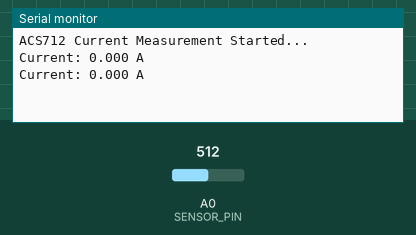
The sketch below on a simulated Arduino Uno, built with avr-gcc and run on an emulated ATmega328P. Shown: the last lines printed to the serial monitor. Inputs (shaded band) come from the test bench; at power-on: A0 (SENSOR_PIN) = 512.

Above: at 1.2 s.
1.3 s: A0 (SENSOR_PIN) set to 716
At 2.6 s:
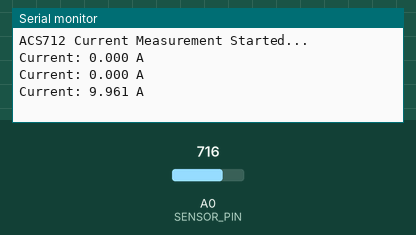
2.8 s: A0 (SENSOR_PIN) set to 900
At 4.2 s:
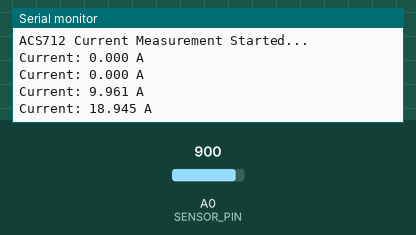
Timing chart, 0 to 5.8 s (numbered marks = the images above; inputs shaded):
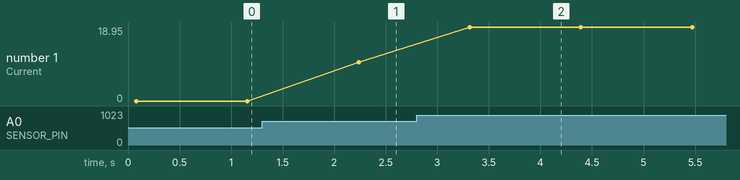

The sketch:

nodemcu_-_curreny_sensor__ACS712.ino
```cpp
#define SENSOR_PIN A0      // ACS712 OUT pin connected to NodeMCU A0
#define SAMPLES 200        // Number of samples for RMS calculation
#define VREF 3.3           // ADC reference voltage for NodeMCU
#define ADC_RES 1024.0     // 10-bit ADC (0–1023)

// Sensitivity (mV per Ampere) based on ACS712 version
// Change according to your module: 185 (5A), 100 (20A), 66 (30A)
#define SENSITIVITY 66.0

// Vcc/2 (zero current voltage) in volts
#define ZERO_CURRENT_VOLTAGE (VREF / 2.0)

void setup() {
  Serial.begin(9600);
  Serial.println("ACS712 Current Measurement Started...");
}

void loop() {
  float sum = 0;

  // Collect samples
  for (int i = 0; i < SAMPLES; i++) {
    int adcValue = analogRead(SENSOR_PIN);
    float voltage = (adcValue / ADC_RES) * VREF;
    float current = (voltage - ZERO_CURRENT_VOLTAGE) * 1000 / SENSITIVITY; // mA → A
    sum += sq(current);  // Square value
    delayMicroseconds(200); // Small delay for stable sampling
  }

  // Calculate RMS current
  float Irms = sqrt(sum / SAMPLES);

  Serial.print("Current: ");
  Serial.print(Irms, 3);
  Serial.println(" A");

  delay(1000); // 1 sec delay
}
```

Measured:
- after the input at 1.3 s, the serial monitor: prints a new line after 0.94 s (image 1)
- after the input at 2.8 s, the serial monitor: prints a new line after 0.51 s (image 2)
- plotted number 1: 0 → 9.96 after the input at 1.3 s, 9.96 → 18.95 after the input at 2.8 s
